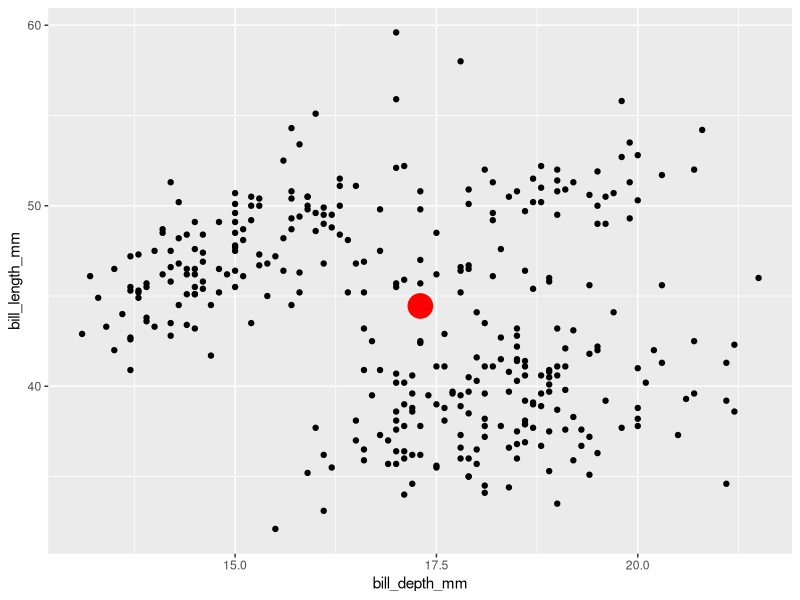
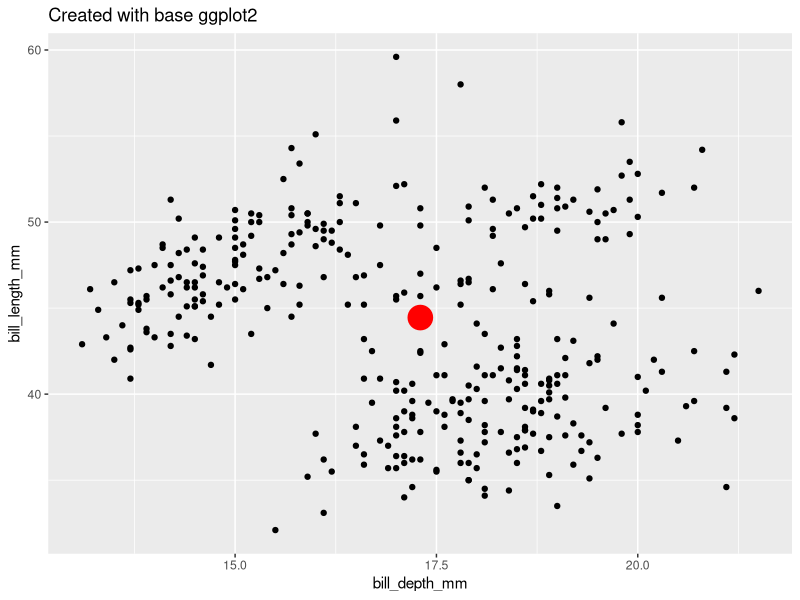
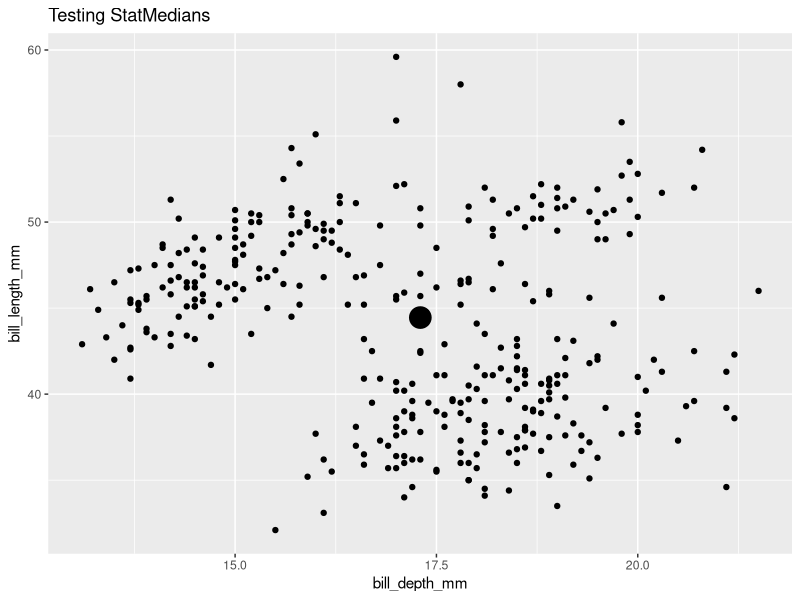
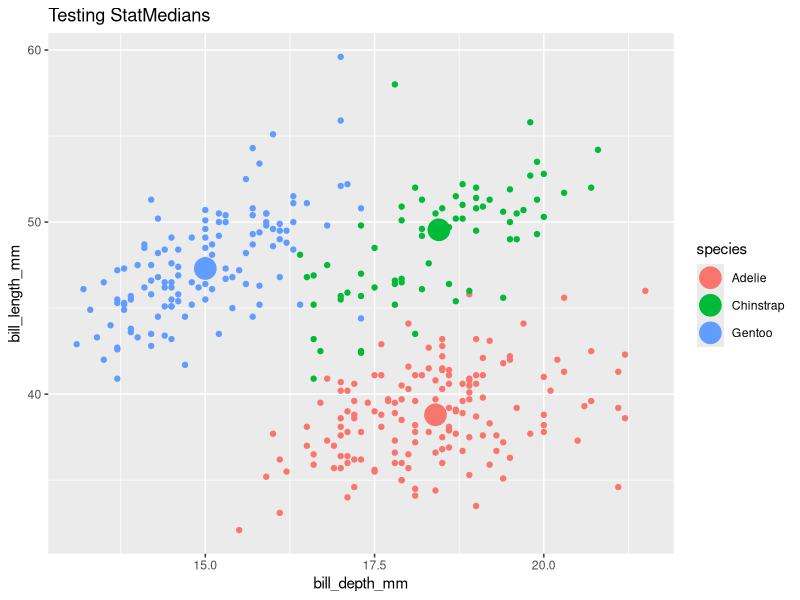
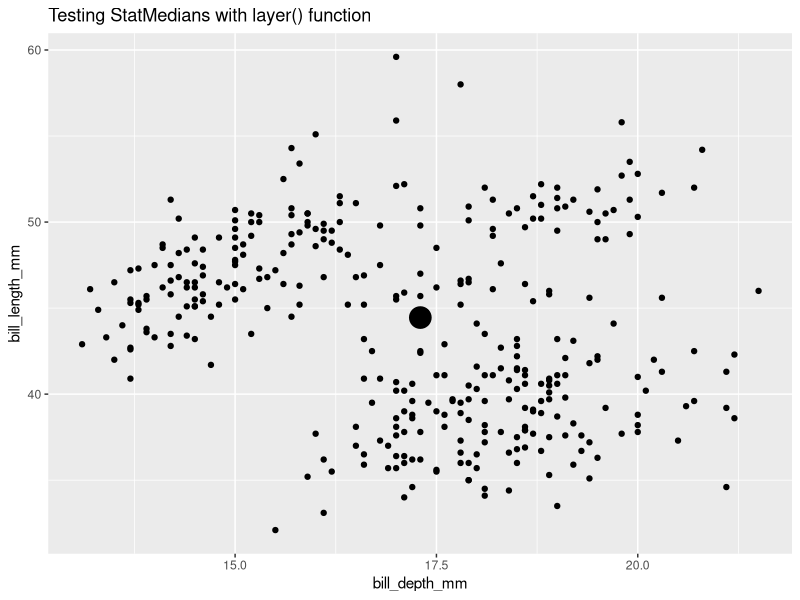

The R source for these figures, in order: (Note: this script raises an error after producing the figures.)
## ---- chunk 1
library(tidyverse)
library(palmerpenguins)

penguins_medians <- penguins |> 
  summarize(bill_length_mm_median = median(bill_length_mm, na.rm = T),
            bill_depth_mm_median = median(bill_depth_mm, na.rm = T))

# Plot.
penguins |> 
  ggplot() + 
  aes(x = bill_depth_mm, y = bill_length_mm) + 
  geom_point() + 
  geom_point(data = penguins_medians,
             aes(x = bill_depth_mm_median,
                 y = bill_length_mm_median),
             size = 8, color = "red")
## ---- chunk 2
#| label: setup
#| include: false 
knitr::opts_chunk$set(echo = TRUE, message = F, warning = F)
## ---- chunk 3
library(tidyverse)
library(palmerpenguins)
glimpse(penguins)
## ---- chunk 4
#| label: penguins
# Compute.
penguins_medians <- penguins |> 
  summarize(bill_length_mm_median = median(bill_length_mm, na.rm = T),
            bill_depth_mm_median = median(bill_depth_mm, na.rm = T))

# Plot.
penguins |> 
  ggplot() + 
  aes(x = bill_depth_mm, y = bill_length_mm) + 
  geom_point() + 
  geom_point(data = penguins_medians,
             aes(x = bill_depth_mm_median,
                 y = bill_length_mm_median),
             size = 8, color = "red") + 
  labs(title = "Created with base ggplot2")
## ---- chunk 5
layer_data(plot = last_plot(), 
           i = 2) # layer 2, the computed means, is of interest
## ---- chunk 6
#| label: compute_group_medians

# Define compute.
compute_group_medians <- function(data, scales){ 
  data |> 
    summarize(x = median(x, na.rm = T),
              y = median(y, na.rm = T))
}
## ---- chunk 7
# Test compute. 
penguins |>
  select(x = bill_depth_mm,  
         y = bill_length_mm) |>  
  compute_group_medians()
## ---- chunk 8
#| label: StatMedians
StatMedians <- 
  ggplot2::ggproto(`_class` = "StatMedians",              # <1>
                   `_inherit` = ggplot2::Stat,            # <2>
                   compute_group = compute_group_medians, # <3>
                   required_aes = c("x", "y"))            # <4>
## ---- chunk 9
penguins |> 
  ggplot() + 
  aes(x = bill_depth_mm,
      y = bill_length_mm) + 
  geom_point() + 
  geom_point(stat = StatMedians, size = 7) + 
  labs(title = "Testing StatMedians")
## ---- chunk 10
last_plot() + 
  aes(color = species)
## ---- chunk 11
penguins |> 
  ggplot() + 
  aes(x = bill_depth_mm,
      y = bill_length_mm) + 
  geom_point() + 
  layer(geom = GeomPoint, 
        stat = StatMedians, 
        position = "identity", 
        params = list(size = 7)) + 
  labs(title = "Testing StatMedians with layer() function")
## ---- chunk 12
stat_medians <- function (mapping = NULL, data = NULL,
                          geom = "point", position = "identity",
                          ..., na.rm = FALSE, 
                          show.legend = NA, inherit.aes = TRUE) 
{
    layer(mapping = mapping, data = data, 
          geom = geom, stat = StatMedians, 
          position = position, show.legend = show.legend, 
          inherit.aes = inherit.aes, 
        params = rlang::list2(na.rm = na.rm, ...))
}
## ---- chunk 13
print(stat_medians)
## ---- chunk 14
geom_medians <- make_constructor(GeomPoint, stat = "medians")
## ---- chunk 15
print(geom_medians)
## ---- chunk 16
## Test user-facing.
penguins |>
  ggplot() +
  aes(x = bill_depth_mm, y = bill_length_mm) +
  geom_point() +
  geom_medians(size = 8)  + 
  labs(title = "Testing geom_medians()")
## ---- chunk 17
last_plot() + 
  aes(color = species) 
## ---- chunk 18
last_plot() + 
  stat_medians(geom = "label", aes(label = species))  + 
  labs(subtitle = "and stat_medians()")
## ---- chunk 19
library(tidyverse)

# Step 1. Define compute
compute_group_medians <- function(data, scales){
  
  data |>
    summarise(x = median(x), y = median(y))
  
}

# Step 2. Define Stat
StatMedians = ggproto(`_class` = "StatMedians",
                      `_inherit` = Stat,
                      required_aes = c("x", "y"),
                      compute_group = compute_group_medians)

# Step 3. Define user-facing functions (user friendly, geom_*() function only shown here)

## use geom_point's definition as a model to follow geom_* conventions: geom is fixed, stat is flexible
stat_medians <- make_constructor(StatMedians, geom = "point")
  
# stat_medians
geom_medians <- make_constructor(GeomPoint, stat = "medians")
